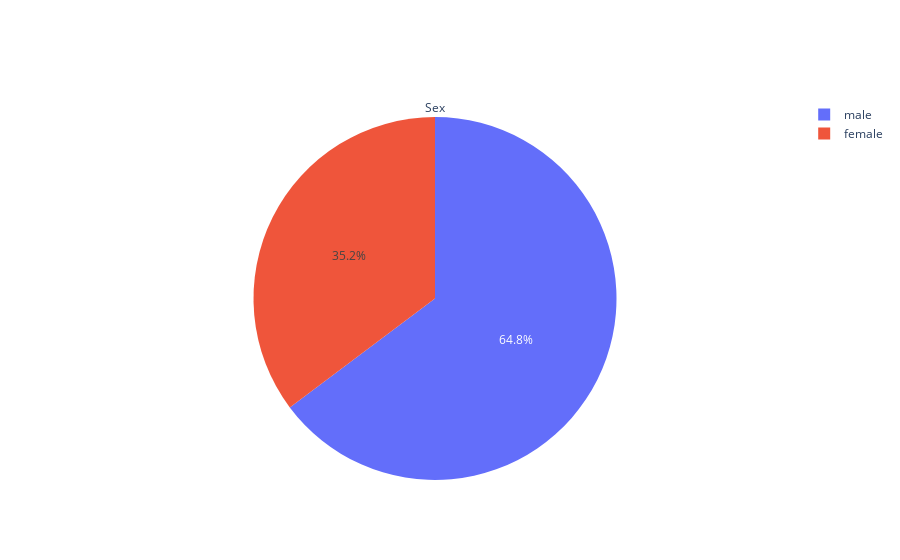

Notebook source saved alongside this figure:
### Code cell
plot.add_trace(trace)

### Figure 1 — Plotly figure (JSON) as saved in the notebook; plotly's stock layout.template omitted (floating-point values rounded to 4 significant figures)
{"data": [{"labels": ["male", "female"], "title": {"text": "Sex"}, "type": "pie", "values": [577, 314]}], "layout": {"autosize": true, "xaxis": {"anchor": "y", "domain": [0, 1]}, "yaxis": {"anchor": "x", "domain": [0, 1]}}}
